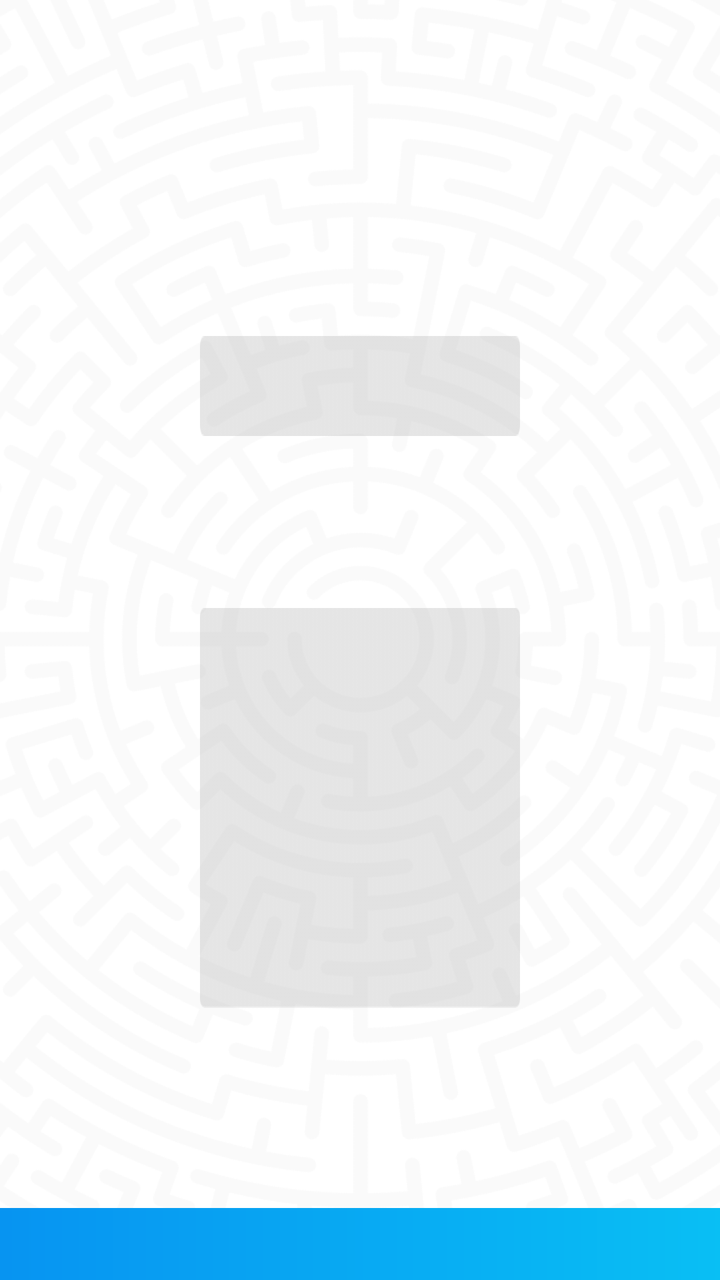
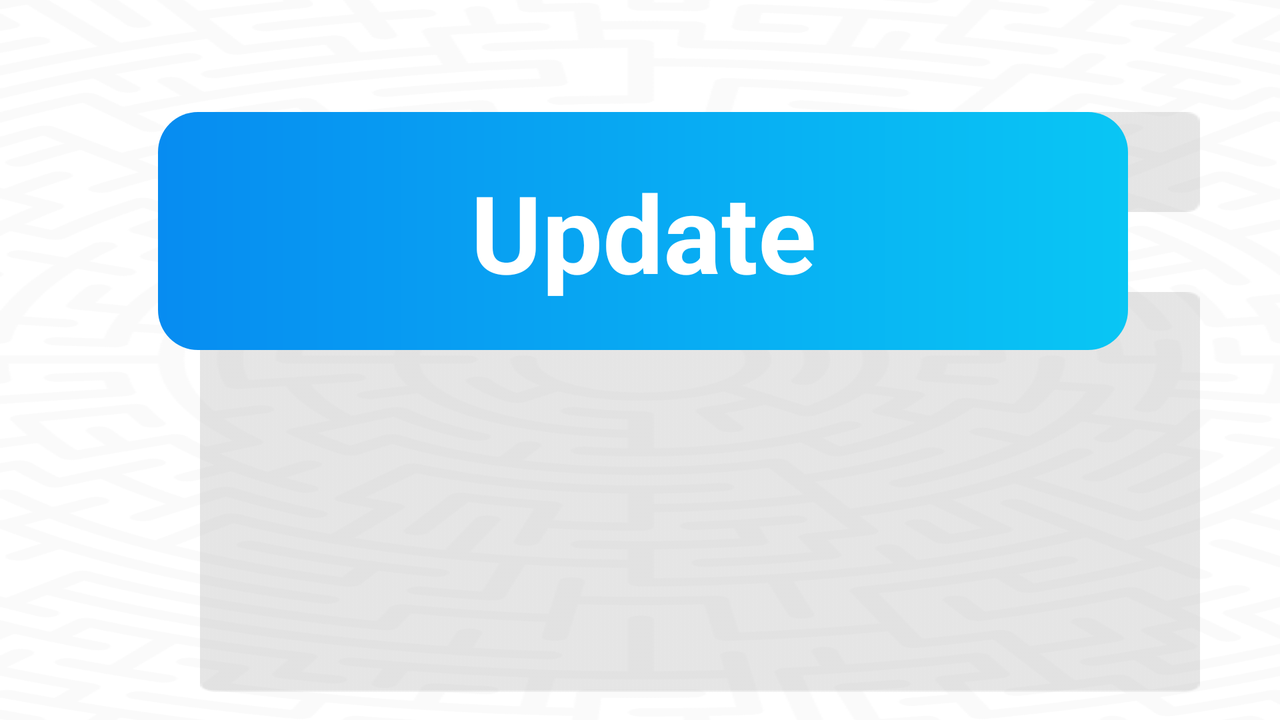

An Android layout and its configuration variant, each rendered on a device that would load it. The default file and the variant file are quoted in full after the pictures.
<!-- AndroidManifest.xml: application theme Theme.LerntagebuchApp -->
<!-- res/layout/activity_update_note.xml -->
<?xml version="1.0" encoding="utf-8"?>
<androidx.constraintlayout.widget.ConstraintLayout xmlns:android="http://schemas.android.com/apk/res/android"
    xmlns:app="http://schemas.android.com/apk/res-auto"
    xmlns:tools="http://schemas.android.com/tools"
    android:layout_width="match_parent"
    android:layout_height="match_parent"
    android:background="@drawable/bg_general"
    tools:context=".note.UpdateNoteActivity">

    <EditText
        android:id="@+id/etNoteTitleUpdate"
        android:layout_width="0dp"
        android:layout_height="50dp"
        android:layout_marginStart="100dp"
        android:layout_marginTop="168dp"
        android:layout_marginEnd="100dp"
        android:background="@drawable/box_entries"
        android:backgroundTint="@android:color/darker_gray"
        android:ems="10"
        android:inputType="textPersonName"
        android:paddingLeft="10dp"
        android:paddingTop="10dp"
        app:layout_constraintEnd_toEndOf="parent"
        app:layout_constraintHorizontal_bias="0.0"
        app:layout_constraintStart_toStartOf="parent"
        app:layout_constraintTop_toTopOf="parent" />

    <EditText
        android:id="@+id/etNoteTextUpdate"
        android:layout_width="0dp"
        android:layout_height="200dp"
        android:layout_marginStart="100dp"
        android:layout_marginTop="86dp"
        android:layout_marginEnd="100dp"
        android:background="@drawable/box_message"
        android:backgroundTint="@android:color/darker_gray"
        android:ems="10"
        android:gravity="top"
        android:inputType="textMultiLine"
        android:paddingLeft="10dp"
        android:paddingTop="10dp"
        app:layout_constraintEnd_toEndOf="parent"
        app:layout_constraintHorizontal_bias="0.5"
        app:layout_constraintStart_toStartOf="parent"
        app:layout_constraintTop_toBottomOf="@+id/etNoteTitleUpdate" />

    <ImageView
        android:id="@+id/imageView19"
        android:layout_width="485dp"
        android:layout_height="119dp"
        android:layout_marginTop="100dp"
        android:onClick="updateNote"
        app:layout_constraintEnd_toEndOf="parent"
        app:layout_constraintHorizontal_bias="0.523"
        app:layout_constraintStart_toStartOf="parent"
        app:layout_constraintTop_toBottomOf="@+id/etNoteTextUpdate"
        app:srcCompat="@drawable/start_btn" />

    <TextView
        android:id="@+id/textView13"
        android:layout_width="wrap_content"
        android:layout_height="wrap_content"
        android:text="@string/update"
        android:textColor="#fff"
        android:textSize="54sp"
        android:textStyle="bold"
        app:layout_constraintBottom_toBottomOf="@+id/imageView19"
        app:layout_constraintEnd_toEndOf="@+id/imageView19"
        app:layout_constraintStart_toStartOf="@+id/imageView19"
        app:layout_constraintTop_toTopOf="@+id/imageView19" />
</androidx.constraintlayout.widget.ConstraintLayout>
<!-- resources referenced by this layout -->
<resources>
  <!-- drawable bg_general: png bitmap (drawable, 146752 bytes) -->
  <!-- drawable box_entries: png bitmap (drawable, 305 bytes) -->
  <!-- drawable box_message: png bitmap (drawable, 413 bytes) -->
  <!-- drawable start_btn (drawable) -->
  <?xml version="1.0" encoding="utf-8"?>
  <shape xmlns:android="http://schemas.android.com/apk/res/android">
  
      <corners android:radius="20dp" />
      <gradient
          android:endColor="#078CF1"
          android:startColor="#09C6F4"
          android:angle="180"
          />
  
  </shape>
  <string name="update">Update</string>
  <style name="Theme.LerntagebuchApp" parent="Theme.MaterialComponents.DayNight.DarkActionBar">
          
          <item name="colorPrimary">@color/purple_500</item>
          <item name="colorPrimaryVariant">@color/purple_700</item>
          <item name="colorOnPrimary">@color/white</item>
          
          <item name="colorSecondary">@color/teal_200</item>
          <item name="colorSecondaryVariant">@color/teal_700</item>
          <item name="colorOnSecondary">@color/black</item>
          
          <item name="android:statusBarColor" tools:targetApi="l">?attr/colorPrimaryVariant</item>
          
      </style>
</resources>
<!-- res/layout-land/activity_update_note.xml (the repository's variant of the layout above) -->
<!-- drawn on the phone turned sideways -->
<?xml version="1.0" encoding="utf-8"?>
<androidx.constraintlayout.widget.ConstraintLayout xmlns:android="http://schemas.android.com/apk/res/android"
    xmlns:app="http://schemas.android.com/apk/res-auto"
    xmlns:tools="http://schemas.android.com/tools"
    android:layout_width="match_parent"
    android:layout_height="match_parent"
    android:background="@drawable/bg_general"
    tools:context=".note.UpdateNoteActivity">

    <EditText
        android:id="@+id/etNoteTitleUpdate"
        android:layout_width="500dp"
        android:layout_height="50dp"
        android:layout_marginStart="100dp"
        android:layout_marginTop="56dp"
        android:background="@drawable/box_entries"
        android:backgroundTint="@android:color/darker_gray"
        android:ems="10"
        android:inputType="textPersonName"
        android:paddingLeft="10dp"
        android:paddingTop="10dp"
        app:layout_constraintStart_toStartOf="parent"
        app:layout_constraintTop_toTopOf="parent" />

    <EditText
        android:id="@+id/etNoteTextUpdate"
        android:layout_width="0dp"
        android:layout_height="200dp"
        android:layout_marginStart="100dp"
        android:layout_marginTop="40dp"
        android:background="@drawable/box_message"
        android:backgroundTint="@android:color/darker_gray"
        android:ems="10"
        android:gravity="top"
        android:inputType="textMultiLine"
        android:paddingLeft="10dp"
        android:paddingTop="10dp"
        app:layout_constraintEnd_toEndOf="@+id/etNoteTitleUpdate"
        app:layout_constraintHorizontal_bias="0.0"
        app:layout_constraintStart_toStartOf="parent"
        app:layout_constraintTop_toBottomOf="@+id/etNoteTitleUpdate" />

    <ImageView
        android:id="@+id/imageView19"
        android:layout_width="485dp"
        android:layout_height="119dp"
        android:layout_marginEnd="76dp"
        android:onClick="updateNote"
        app:layout_constraintEnd_toEndOf="parent"
        app:layout_constraintTop_toTopOf="@+id/etNoteTitleUpdate"
        app:srcCompat="@drawable/start_btn" />

    <TextView
        android:id="@+id/textView13"
        android:layout_width="wrap_content"
        android:layout_height="wrap_content"
        android:text="@string/update"
        android:textColor="#fff"
        android:textSize="54sp"
        android:textStyle="bold"
        app:layout_constraintBottom_toBottomOf="@+id/imageView19"
        app:layout_constraintEnd_toEndOf="@+id/imageView19"
        app:layout_constraintStart_toStartOf="@+id/imageView19"
        app:layout_constraintTop_toTopOf="@+id/imageView19" />
</androidx.constraintlayout.widget.ConstraintLayout>
